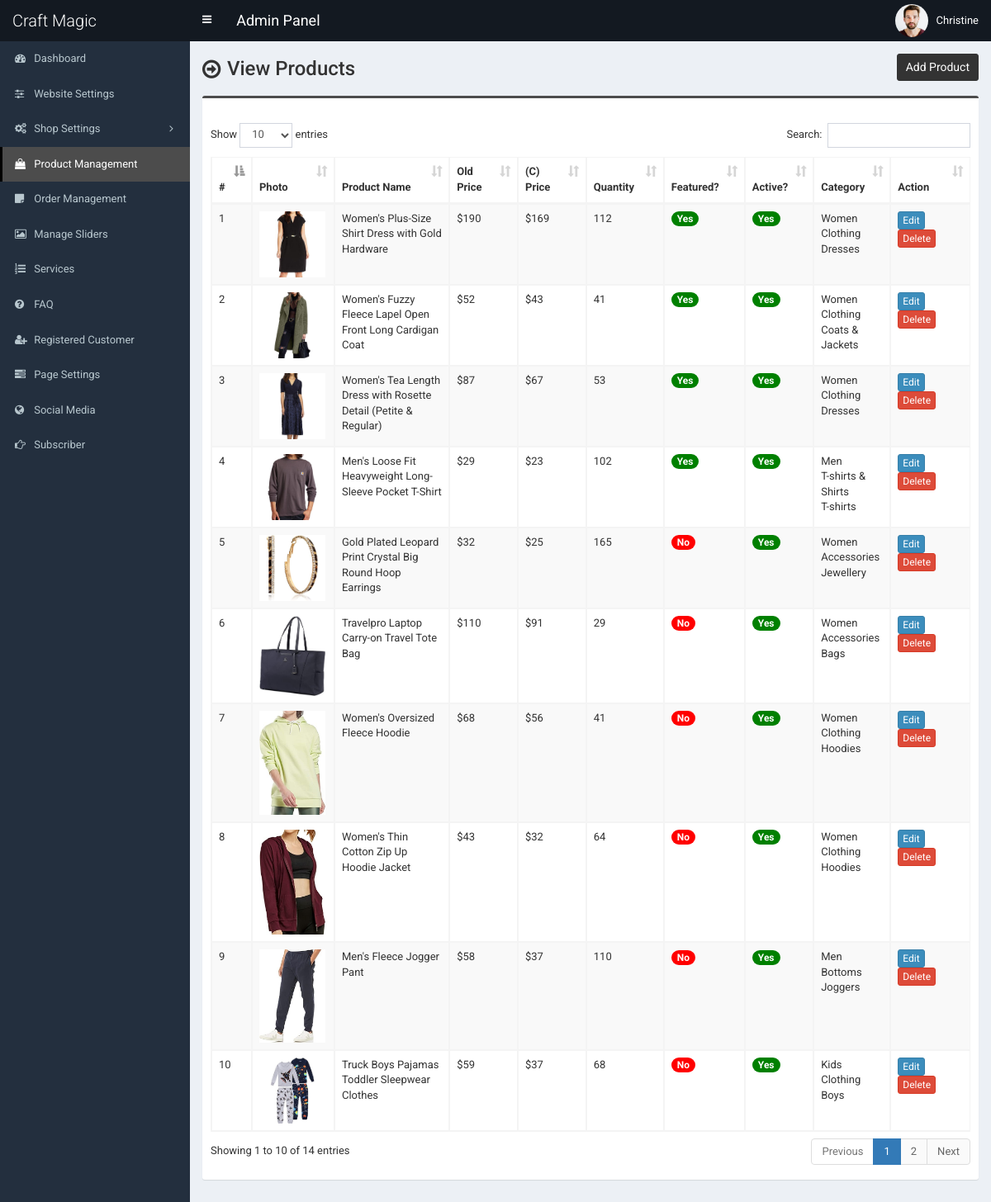
Screenshot of /admin/product.php (signed in) with the database file from the repository.
### tables this page shows
CREATE TABLE IF NOT EXISTS `tbl_product` (
  `p_id` int NOT NULL AUTO_INCREMENT,
  `p_name` varchar(255) NOT NULL,
  `p_old_price` varchar(10) NOT NULL,
  `p_current_price` varchar(10) NOT NULL,
  `p_qty` int NOT NULL,
  `p_featured_photo` varchar(255) NOT NULL,
  `p_description` text NOT NULL,
  `p_short_description` text NOT NULL,
  `p_feature` text NOT NULL,
  `p_condition` text NOT NULL,
  `p_return_policy` text NOT NULL,
  `p_total_view` int NOT NULL,
  `p_is_featured` int NOT NULL,
  `p_is_active` int NOT NULL,
  `ecat_id` int NOT NULL,
  PRIMARY KEY (`p_id`)
);

CREATE TABLE IF NOT EXISTS `tbl_top_category` (
  `tcat_id` int NOT NULL AUTO_INCREMENT,
  `tcat_name` varchar(255) NOT NULL,
  `show_on_menu` int NOT NULL,
  PRIMARY KEY (`tcat_id`)
);

CREATE TABLE IF NOT EXISTS `tbl_mid_category` (
  `mcat_id` int NOT NULL AUTO_INCREMENT,
  `mcat_name` varchar(255) NOT NULL,
  `tcat_id` int NOT NULL,
  PRIMARY KEY (`mcat_id`)
);

CREATE TABLE IF NOT EXISTS `tbl_end_category` (
  `ecat_id` int NOT NULL AUTO_INCREMENT,
  `ecat_name` varchar(255) NOT NULL,
  `mcat_id` int NOT NULL,
  PRIMARY KEY (`ecat_id`)
);

### admin/product.php (the view, shortened to what this page needs)
<?php require_once('header.php'); ?>
<section class="content-header">
	<div class="content-header-left">
		<h1>View Products</h1>
	</div>
	<div class="content-header-right">
		<a href="product-add.php" class="btn btn-primary btn-sm">Add Product</a>
	</div>
</section>
<section class="content">
	<div class="row">
		<div class="col-md-12">
			<div class="box box-info">
				<div class="box-body table-responsive">
					<table id="example1" class="table table-bordered table-hover table-striped">
					<thead class="thead-dark">
							<tr>
								<th width="10">#</th>
								<th>Photo</th>
								<th width="160">Product Name</th>
								<th width="60">Old Price</th>
								<th width="60">(C) Price</th>
								<th width="60">Quantity</th>
								<th>Featured?</th>
								<th>Active?</th>
								<th>Category</th>
								<th width="80">Action</th>
							</tr>
						</thead>
						<tbody>
							<?php
							$i=0;
							$statement = $pdo->prepare("SELECT
														t1.p_id,
														t1.p_name,
														t1.p_old_price,
														t1.p_current_price,
														t1.p_qty,
														t1.p_featured_photo,
														t1.p_is_featured,
														t1.p_is_active,
														t1.ecat_id,
														t2.ecat_id,
														t2.ecat_name,
														t3.mcat_id,
														t3.mcat_name,
														t4.tcat_id,
														t4.tcat_name
							                           	FROM tbl_product t1
							                           	JOIN tbl_end_category t2
							                           	ON t1.ecat_id = t2.ecat_id
							                           	JOIN tbl_mid_category t3
							                           	ON t2.mcat_id = t3.mcat_id
							                           	JOIN tbl_top_category t4
							                           	ON t3.tcat_id = t4.tcat_id
							                           	ORDER BY t1.p_id DESC
							                           	");
							$statement->execute();
							$result = $statement->fetchAll(PDO::FETCH_ASSOC);
							foreach ($result as $row) {
								$i++;
								?>
								<tr>
									<td><?php echo $i; ?></td>
									<td style="width:82px;"><img src="../assets/uploads/<?php echo $row['p_featured_photo']; ?>" alt="<?php echo $row['p_name']; ?>" style="width:80px;"></td>
									<td><?php echo $row['p_name']; ?></td>
									<td>$<?php echo $row['p_old_price']; ?></td>
									<td>$<?php echo $row['p_current_price']; ?></td>
									<td><?php echo $row['p_qty']; ?></td>
									<td>
										<?php if($row['p_is_featured'] == 1) {echo '<span class="badge badge-success" style="background-color:green;">Yes</span>';} else {echo '<span class="badge badge-success" style="background-color:red;">No</span>';} ?>
									</td>
									<td>
										<?php if($row['p_is_active'] == 1) {echo '<span class="badge badge-success" style="background-color:green;">Yes</span>';} else {echo '<span class="badge badge-danger" style="background-color:red;">No</span>';} ?>
									</td>
									<td><?php echo $row['tcat_name']; ?><br><?php echo $row['mcat_name']; ?><br><?php echo $row['ecat_name']; ?></td>
									<td>
										<a href="product-edit.php?id=<?php echo $row['p_id']; ?>" class="btn btn-primary btn-xs">Edit</a>
										<a href="#" class="btn btn-danger btn-xs" data-href="product-delete.php?id=<?php echo $row['p_id']; ?>" data-toggle="modal" data-target="#confirm-delete">Delete</a>
									</td>
								</tr>
								<?php
							}
							?>
						</tbody>
					</table>
				</div>
			</div>
		</div>
	</div>
</section>
<?php require_once('footer.php'); ?>

### admin/header.php (shortened to what this page needs)
<!DOCTYPE html>
<html>
<head>
	<link rel="stylesheet" href="css/bootstrap.min.css">
	<link rel="stylesheet" href="css/font-awesome.min.css">
	<link rel="stylesheet" href="css/ionicons.min.css">
	<link rel="stylesheet" href="css/datepicker3.css">
	<link rel="stylesheet" href="css/all.css">
	<link rel="stylesheet" href="css/select2.min.css">
	<link rel="stylesheet" href="css/dataTables.bootstrap.css">
	<link rel="stylesheet" href="css/jquery.fancybox.css">
	<link rel="stylesheet" href="css/AdminLTE.min.css">
	<link rel="stylesheet" href="css/_all-skins.min.css">
	<link rel="stylesheet" href="css/on-off-switch.css"/>
	<link rel="stylesheet" href="css/summernote.css">
	<link rel="stylesheet" href="style.css">
</head>
<body class="hold-transition fixed skin-blue sidebar-mini">
	<div class="wrapper">
		<header class="main-header">
			<a href="index.php" class="logo">
				<span class="logo-lg">Craft Magic </span>
			</a>
			<nav class="navbar navbar-static-top">
				<a href="#" class="sidebar-toggle" data-toggle="offcanvas" role="button">
				</a>
				<span style="float:left;line-height:50px;color:#fff;padding-left:15px;font-size:18px;">Admin Panel</span>
				<div class="navbar-custom-menu">
					<ul class="nav navbar-nav">
						<li class="dropdown user user-menu">
							<a href="#" class="dropdown-toggle" data-toggle="dropdown">
								<img src="../assets/uploads/<?php echo $_SESSION['user']['photo']; ?>" class="user-image" alt="User Image">
								<span class="hidden-xs"><?php echo $_SESSION['user']['full_name']; ?></span>
							</a>
						</li>
					</ul>
				</div>
			</nav>
		</header>
  		<?php $cur_page = substr($_SERVER["SCRIPT_NAME"],strrpos($_SERVER["SCRIPT_NAME"],"/")+1); ?>
  		<aside class="main-sidebar">
    		<section class="sidebar">
      			<ul class="sidebar-menu">
			        <li class="treeview <?php if($cur_page == 'index.php') {echo 'active';} ?>">
			          <a href="index.php">
			            <i class="fa fa-dashboard"></i> <span>Dashboard</span>
			          </a>
			        </li>
			        <li class="treeview <?php if( ($cur_page == 'settings.php') ) {echo 'active';} ?>">
			          <a href="settings.php">
			            <i class="fa fa-sliders"></i> <span>Website Settings</span>
			          </a>
			        </li>
                    <li class="treeview <?php if( ($cur_page == 'size.php') || ($cur_page == 'size-add.php') || ($cur_page == 'size-edit.php') || ($cur_page == 'color.php') || ($cur_page == 'color-add.php') || ($cur_page == 'color-edit.php') || ($cur_page == 'country.php') || ($cur_page == 'country-add.php') || ($cur_page == 'country-edit.php') || ($cur_page == 'shipping-cost.php') || ($cur_page == 'shipping-cost-edit.php') || ($cur_page == 'top-category.php') || ($cur_page == 'top-category-add.php') || ($cur_page == 'top-category-edit.php') || ($cur_page == 'mid-category.php') || ($cur_page == 'mid-category-add.php') || ($cur_page == 'mid-category-edit.php') || ($cur_page == 'end-category.php') || ($cur_page == 'end-category-add.php') || ($cur_page == 'end-category-edit.php') ) {echo 'active';} ?>">
                        <a href="#">
                            <i class="fa fa-cogs"></i>
                            <span>Shop Settings</span>
                            <span class="pull-right-container">
								<i class="fa fa-angle-left pull-right"></i>
							</span>
                        </a>
                    </li>
                    <li class="treeview <?php if( ($cur_page == 'product.php') || ($cur_page == 'product-add.php') || ($cur_page == 'product-edit.php') ) {echo 'active';} ?>">
                        <a href="product.php">
                            <i class="fa fa-shopping-bag"></i> <span>Product Management</span>
                        </a>
                    </li>
                    <li class="treeview <?php if( ($cur_page == 'order.php') ) {echo 'active';} ?>">
                        <a href="order.php">
                            <i class="fa fa-sticky-note"></i> <span>Order Management</span>
                        </a>
                    </li>
                     <li class="treeview <?php if( ($cur_page == 'slider.php') ) {echo 'active';} ?>">
			          <a href="slider.php">
			            <i class="fa fa-picture-o"></i> <span>Manage Sliders</span>
			          </a>
			        </li>
			        <li class="treeview <?php if( ($cur_page == 'service.php') ) {echo 'active';} ?>">
			          <a href="service.php">
			            <i class="fa fa-list-ol"></i> <span>Services</span>
			          </a>
			        </li>
			      			        <li class="treeview <?php if( ($cur_page == 'faq.php') ) {echo 'active';} ?>">
			          <a href="faq.php">
			            <i class="fa fa-question-circle"></i> <span>FAQ</span>
			          </a>
			        </li>
						<li class="treeview <?php if( ($cur_page == 'customer.php') || ($cur_page == 'customer-add.php') || ($cur_page == 'customer-edit.php') ) {echo 'active';} ?>">
			          <a href="customer.php">
			            <i class="fa fa-user-plus"></i> <span>Registered Customer</span>
			          </a>
			        </li>
			        <li class="treeview <?php if( ($cur_page == 'page.php') ) {echo 'active';} ?>">
			          <a href="page.php">
			            <i class="fa fa-tasks"></i> <span>Page Settings</span>
			          </a>
			        </li>
			        <li class="treeview <?php if( ($cur_page == 'social-media.php') ) {echo 'active';} ?>">
			          <a href="social-media.php">
			            <i class="fa fa-globe"></i> <span>Social Media</span>
			          </a>
			        </li>
			        <li class="treeview <?php if( ($cur_page == 'subscriber.php')||($cur_page == 'subscriber.php') ) {echo 'active';} ?>">
			          <a href="subscriber.php">
			            <i class="fa fa-hand-o-right"></i> <span>Subscriber</span>
			          </a>
			        </li>
      			</ul>
    		</section>
  		</aside>
  		<div class="content-wrapper">

### admin/footer.php (shortened to what this page needs)
		</div>
	</div>
</body>
</html>

### admin/style.css (style rules this page uses)
body { font-size: 13px; font-family: "Roboto", sans-serif; }
.navbar-nav > .user-menu .user-image { width: 40px; height: 40px; margin-top: -10px; }
.content-header > h1, .content-header .content-header-left h1 { font-family: "Roboto", sans-serif; }
.main-header .logo { text-align: left; }
.main-header .logo .logo-lg { font-family: "Roboto", sans-serif; }
.box-info { padding-top: 20px; }
.sidebar-menu li > a > .pull-right-container > .fa-angle-left:before { content: "\f105"; }
.content-header { overflow: hidden; }
.content-header .content-header-left { float: left; padding-top: 5px; }
.content-header .content-header-right { float: right; }
.content-header .content-header-left h1 { margin-top: 0; margin-bottom: 0; padding-left: 30px; padding-bottom: 5px; font-size: 24px; position: relative; }
.content-header .content-header-left h1:before { position: absolute; top: 0; left: 0; font-family: "FontAwesome", sans-serif; font-size: 26px; content: "\f18e"; }
.content-header .content-header-right a { position: relative; font-size: 14px; }
.skin-blue .sidebar-menu > li:hover > a, .skin-blue .sidebar-menu > li.active > a { color: #fff; background: #3c8dbc; border-left-color: #3c8dbc; }
.skin-blue .main-header .logo, .skin-blue .main-header .logo:hover, .skin-blue .main-header .navbar, .skin-blue .main-header .navbar .sidebar-toggle:hover { background-color: #131921; }
.skin-blue .sidebar-menu > li:hover > a, .skin-blue .sidebar-menu > li.active > a { background-color: #4c4c4c; border-left-color: #000000; }
.box.box-info { border-top-color: #4c4c4c; }
.content-header .content-header-right a { background-color: #333333; border-color: #333333; }

### rows the page displays
tbl_product: p_featured_photo (picture), p_name "Women's Plus-Size Shirt Dress with Gold Hardware", p_old_price "190", p_current_price "169", p_qty "112", p_is_featured "Yes", p_is_active "Yes", tbl_top_category.tcat_name "Women", tbl_mid_category.mcat_name "Clothing", ecat.ecat_name "Dresses"
tbl_product: p_featured_photo (picture), p_name "Women's Fuzzy Fleece Lapel Open Front Long Cardigan Coat", p_old_price "52", p_current_price "43", p_qty "41", p_is_featured "Yes", p_is_active "Yes", tbl_top_category.tcat_name "Women", tbl_mid_category.mcat_name "Clothing", ecat.ecat_name "Coats & Jackets"
tbl_product: p_featured_photo (picture), p_name "Women's Tea Length Dress with Rosette Detail (Petite & Regular)", p_old_price "87", p_current_price "67", p_qty "53", p_is_featured "Yes", p_is_active "Yes", tbl_top_category.tcat_name "Women", tbl_mid_category.mcat_name "Clothing", ecat.ecat_name "Dresses"
tbl_product: p_featured_photo (picture), p_name "Men's Loose Fit Heavyweight Long-Sleeve Pocket T-Shirt", p_old_price "29", p_current_price "23", p_qty "102", p_is_featured "Yes", p_is_active "Yes", tbl_top_category.tcat_name "Men", tbl_mid_category.mcat_name "T-shirts & Shirts", ecat.ecat_name "T-shirts"
tbl_product: p_featured_photo (picture), p_name "Gold Plated Leopard Print Crystal Big Round Hoop Earrings", p_old_price "32", p_current_price "25", p_qty "165", p_is_featured "No", p_is_active "Yes", tbl_top_category.tcat_name "Women", tbl_mid_category.mcat_name "Accessories", ecat.ecat_name "Jewellery"
tbl_product: p_featured_photo (picture), p_name "Travelpro Laptop Carry-on Travel Tote Bag", p_old_price "110", p_current_price "91", p_qty "29", p_is_featured "No", p_is_active "Yes", tbl_top_category.tcat_name "Women", tbl_mid_category.mcat_name "Accessories", ecat.ecat_name "Bags"
tbl_product: p_featured_photo (picture), p_name "Women's Oversized Fleece Hoodie", p_old_price "68", p_current_price "56", p_qty "41", p_is_featured "No", p_is_active "Yes", tbl_top_category.tcat_name "Women", tbl_mid_category.mcat_name "Clothing", ecat.ecat_name "Hoodies"
tbl_product: p_featured_photo (picture), p_name "Women's Thin Cotton Zip Up Hoodie Jacket", p_old_price "43", p_current_price "32", p_qty "64", p_is_featured "No", p_is_active "Yes", tbl_top_category.tcat_name "Women", tbl_mid_category.mcat_name "Clothing", ecat.ecat_name "Hoodies"
tbl_product: p_featured_photo (picture), p_name "Men's Fleece Jogger Pant", p_old_price "58", p_current_price "37", p_qty "110", p_is_featured "No", p_is_active "Yes", tbl_top_category.tcat_name "Men", tbl_mid_category.mcat_name "Bottoms", ecat.ecat_name "Joggers"
tbl_product: p_featured_photo (picture), p_name "Truck Boys Pajamas Toddler Sleepwear Clothes", p_old_price "59", p_current_price "37", p_qty "68", p_is_featured "No", p_is_active "Yes", tbl_top_category.tcat_name "Kids", tbl_mid_category.mcat_name "Clothing", ecat.ecat_name "Boys"

### other values shown
$_SESSION['user']['full_name'] "Christine"
